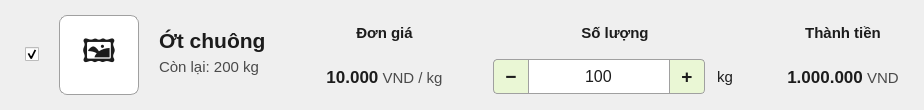
             <widget class="QFrame" name="frame_item_2">
              <property name="styleSheet">
               <string notr="true">QFrame#frame_item_2 { background-color: #F8FCF5; border-bottom: 1px solid #A0A0A0; }</string>
              </property>
              <layout class="QHBoxLayout" name="hbox_item_2">
               <property name="spacing">
                <number>20</number>
               </property>
               <property name="leftMargin">
                <number>25</number>
               </property>
               <property name="topMargin">
                <number>15</number>
               </property>
               <property name="rightMargin">
                <number>25</number>
               </property>
               <property name="bottomMargin">
                <number>15</number>
               </property>
               <item alignment="Qt::AlignVCenter">
                <widget class="QCheckBox" name="chk_item_2">
                 <property name="text">
                  <string/>
                 </property>
                 <property name="checked">
                  <bool>true</bool>
                 </property>
                </widget>
               </item>
               <item alignment="Qt::AlignVCenter">
                <widget class="QLabel" name="img_item_2">
                 <property name="minimumSize">
                  <size>
                   <width>80</width>
                   <height>80</height>
                  </size>
                 </property>
                 <property name="maximumSize">
                  <size>
                   <width>80</width>
                   <height>80</height>
                  </size>
                 </property>
                 <property name="styleSheet">
                  <string notr="true">background-color: #FFFFFF; border: 1px solid #A0A0A0; border-radius: 8px; font-size: 24pt; color: #1C1C1C;</string>
                 </property>
                 <property name="text">
                  <string>🖼️</string>
                 </property>
                 <property name="alignment">
                  <set>Qt::AlignCenter</set>
                 </property>
                </widget>
               </item>
               <item>
                <layout class="QVBoxLayout">
                 <property name="spacing">
                  <number>5</number>
                 </property>
                 <item alignment="Qt::AlignBottom">
                  <widget class="QLabel" name="lbl_name_2">
                   <property name="styleSheet">
                    <string notr="true">font-size: 16pt; font-weight: bold; color: #1C1C1C; border: none;</string>
                   </property>
                   <property name="text">
                    <string>Ớt chuông</string>
                   </property>
                  </widget>
                 </item>
                 <item alignment="Qt::AlignTop">
                  <widget class="QLabel" name="lbl_rem_2">
                   <property name="styleSheet">
                    <string notr="true">font-size: 11pt; color: #4A4A4A; border: none;</string>
                   </property>
                   <property name="text">
                    <string>Còn lại: 200 kg</string>
                   </property>
                  </widget>
                 </item>
                </layout>
               </item>
               <item>
                <spacer name="hs_mid_2">
                 <property name="orientation">
                  <enum>Qt::Horizontal</enum>
                 </property>
                 <property name="sizeHint" stdset="0">
                  <size>
                   <width>40</width>
                   <height>20</height>
                  </size>
                 </property>
                </spacer>
               </item>
               <item>
                <layout class="QVBoxLayout">
                 <property name="spacing">
                  <number>8</number>
                 </property>
                 <item>
                  <widget class="QLabel" name="lbl_p_title_2">
                   <property name="styleSheet">
                    <string notr="true">font-size: 11pt; color: #1C1C1C; font-weight: bold; border: none;</string>
                   </property>
                   <property name="text">
                    <string>Đơn giá</string>
                   </property>
                   <property name="alignment">
                    <set>Qt::AlignCenter</set>
                   </property>
                  </widget>
                 </item>
                 <item>
                  <widget class="QLabel" name="lbl_p_val_2">
                   <property name="styleSheet">
                    <string notr="true">border: none;</string>
                   </property>
                   <property name="text">
                    <string>&lt;html&gt;&lt;body&gt;&lt;span style=&quot;font-weight:bold; font-size:13pt; color:#1C1C1C;&quot;&gt;10.000&lt;/span&gt;&lt;span style=&quot;font-size:11pt; color:#4A4A4A;&quot;&gt; VND / kg&lt;/span&gt;&lt;/body&gt;&lt;/html&gt;</string>
                   </property>
                   <property name="alignment">
                    <set>Qt::AlignCenter</set>
                   </property>
                  </widget>
                 </item>
                </layout>
               </item>
               <item>
                <spacer>
                 <property name="orientation">
                  <enum>Qt::Horizontal</enum>
                 </property>
                 <property name="sizeType">
                  <enum>QSizePolicy::Fixed</enum>
                 </property>
                 <property name="sizeHint" stdset="0">
                  <size>
                   <width>30</width>
                   <height>10</height>
                  </size>
                 </property>
                </spacer>
               </item>
               <item>
                <layout class="QVBoxLayout">
                 <property name="spacing">
                  <number>8</number>
                 </property>
                 <item>
                  <widget class="QLabel" name="lbl_q_title_2">
                   <property name="styleSheet">
                    <string notr="true">font-size: 11pt; color: #1C1C1C; font-weight: bold; border: none;</string>
                   </property>
                   <property name="text">
                    <string>Số lượng</string>
                   </property>
                   <property name="alignment">
                    <set>Qt::AlignCenter</set>
                   </property>
                  </widget>
                 </item>
                 <item>
                  <layout class="QHBoxLayout">
                   <property name="spacing">
                    <number>0</number>
                   </property>
                   <item>
                    <widget class="QPushButton" name="btn_m_2">
                     <property name="minimumSize">
                      <size>
                       <width>35</width>
                       <height>35</height>
                      </size>
                     </property>
                     <property name="styleSheet">
                      <string notr="true">QPushButton { background-color: #EAF7D5; border: 1px solid #A0A0A0; border-top-left-radius: 4px; border-bottom-left-radius: 4px; border-right: none; font-size: 14pt; font-weight: bold; color: #1C1C1C; } QPushButton:hover { background-color: #DDF3B9; }</string>
                     </property>
                     <property name="text">
                      <string>−</string>
                     </property>
                    </widget>
                   </item>
                   <item>
                    <widget class="QLineEdit" name="txt_q_2">
                     <property name="minimumSize">
                      <size>
                       <width>45</width>
                       <height>35</height>
                      </size>
                     </property>
                     <property name="styleSheet">
                      <string notr="true">QLineEdit { background-color: #FFFFFF; border: 1px solid #A0A0A0; border-radius: 0px; font-size: 12pt; color: #1C1C1C; }</string>
                     </property>
                     <property name="text">
                      <string>100</string>
                     </property>
                     <property name="alignment">
                      <set>Qt::AlignCenter</set>
                     </property>
                    </widget>
                   </item>
                   <item>
                    <widget class="QPushButton" name="btn_p_2">
                     <property name="minimumSize">
                      <size>
                       <width>35</width>
                       <height>35</height>
                      </size>
                     </property>
                     <property name="styleSheet">
                      <string notr="true">QPushButton { background-color: #EAF7D5; border: 1px solid #A0A0A0; border-top-right-radius: 4px; border-bottom-right-radius: 4px; border-left: none; font-size: 14pt; font-weight: bold; color: #1C1C1C; } QPushButton:hover { background-color: #DDF3B9; }</string>
                     </property>
                     <property name="text">
                      <string>+</string>
                     </property>
                    </widget>
                   </item>
                   <item>
                    <widget class="QLabel" name="lbl_u_2">
                     <property name="styleSheet">
                      <string notr="true">font-size: 11pt; color: #1C1C1C; border: none; margin-left: 8px;</string>
                     </property>
                     <property name="text">
                      <string>kg</string>
                     </property>
                    </widget>
                   </item>
                  </layout>
                 </item>
                </layout>
               </item>
               <item>
                <spacer>
                 <property name="orientation">
                  <enum>Qt::Horizontal</enum>
                 </property>
                 <property name="sizeType">
                  <enum>QSizePolicy::Fixed</enum>
                 </property>
                 <property name="sizeHint" stdset="0">
                  <size>
                   <width>30</width>
                   <height>10</height>
                  </size>
                 </property>
                </spacer>
               </item>
               <item>
                <layout class="QVBoxLayout">
                 <property name="spacing">
                  <number>8</number>
                 </property>
                 <item>
                  <widget class="QLabel" name="lbl_t_title_2">
                   <property name="styleSheet">
                    <string notr="true">font-size: 11pt; color: #1C1C1C; font-weight: bold; border: none;</string>
                   </property>
                   <property name="text">
                    <string>Thành tiền</string>
                   </property>
                   <property name="alignment">
                    <set>Qt::AlignCenter</set>
                   </property>
                  </widget>
                 </item>
                 <item>
                  <widget class="QLabel" name="lbl_t_val_2">
                   <property name="styleSheet">
                    <string notr="true">border: none;</string>
                   </property>
                   <property name="text">
                    <string>&lt;html&gt;&lt;body&gt;&lt;span style=&quot;font-weight:bold; font-size:13pt; color:#1C1C1C;&quot;&gt;1.000.000&lt;/span&gt;&lt;span style=&quot;font-size:11pt; color:#4A4A4A;&quot;&gt; VND&lt;/span&gt;&lt;/body&gt;&lt;/html&gt;</string>
                   </property>
                   <property name="alignment">
                    <set>Qt::AlignCenter</set>
                   </property>
                  </widget>
                 </item>
                </layout>
               </item>
              </layout>
             </widget>
